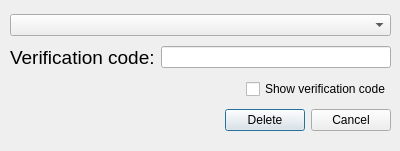
<?xml version="1.0" encoding="UTF-8"?>
<ui version="4.0">
 <class>Dialog_DOP</class>
 <widget class="QDialog" name="Dialog_DOP">
  <property name="geometry">
   <rect>
    <x>0</x>
    <y>0</y>
    <width>400</width>
    <height>151</height>
   </rect>
  </property>
  <property name="windowTitle">
   <string>Dialog</string>
  </property>
  <widget class="QWidget" name="layoutWidget">
   <property name="geometry">
    <rect>
     <x>10</x>
     <y>10</y>
     <width>381</width>
     <height>125</height>
    </rect>
   </property>
   <layout class="QVBoxLayout" name="verticalLayout">
    <item>
     <widget class="Click_ComboBox" name="comboBox"/>
    </item>
    <item>
     <layout class="QHBoxLayout" name="horizontalLayout_3">
      <item>
       <widget class="QLabel" name="label_2">
        <property name="text">
         <string>&lt;html&gt;&lt;head/&gt;&lt;body&gt;&lt;p&gt;&lt;span style=&quot; font-size:14pt;&quot;&gt;Verification code:&lt;/span&gt;&lt;/p&gt;&lt;/body&gt;&lt;/html&gt;</string>
        </property>
       </widget>
      </item>
      <item>
       <widget class="QLineEdit" name="lineEdit_2">
        <property name="echoMode">
         <enum>QLineEdit::Password</enum>
        </property>
       </widget>
      </item>
     </layout>
    </item>
    <item>
     <layout class="QHBoxLayout" name="horizontalLayout_6">
      <item>
       <spacer name="horizontalSpacer_3">
        <property name="orientation">
         <enum>Qt::Horizontal</enum>
        </property>
        <property name="sizeHint" stdset="0">
         <size>
          <width>40</width>
          <height>20</height>
         </size>
        </property>
       </spacer>
      </item>
      <item>
       <widget class="QCheckBox" name="checkBox">
        <property name="text">
         <string>Show verification code</string>
        </property>
       </widget>
      </item>
     </layout>
    </item>
    <item>
     <layout class="QHBoxLayout" name="horizontalLayout">
      <item>
       <spacer name="horizontalSpacer">
        <property name="orientation">
         <enum>Qt::Horizontal</enum>
        </property>
        <property name="sizeHint" stdset="0">
         <size>
          <width>40</width>
          <height>20</height>
         </size>
        </property>
       </spacer>
      </item>
      <item>
       <widget class="QPushButton" name="pushButton">
        <property name="text">
         <string>Delete</string>
        </property>
       </widget>
      </item>
      <item>
       <widget class="QPushButton" name="pushButton_2">
        <property name="text">
         <string>Cancel</string>
        </property>
       </widget>
      </item>
     </layout>
    </item>
   </layout>
  </widget>
 </widget>
 <customwidgets>
  <customwidget>
   <class>Click_ComboBox</class>
   <extends>QComboBox</extends>
   <header location="global">click_combobox.h</header>
  </customwidget>
 </customwidgets>
 <resources/>
 <connections>
  <connection>
   <sender>pushButton</sender>
   <signal>clicked()</signal>
   <receiver>Dialog_DOP</receiver>
   <slot>close()</slot>
   <hints>
    <hint type="sourcelabel">
     <x>242</x>
     <y>122</y>
    </hint>
    <hint type="destinationlabel">
     <x>62</x>
     <y>88</y>
    </hint>
   </hints>
  </connection>
  <connection>
   <sender>pushButton_2</sender>
   <signal>clicked()</signal>
   <receiver>Dialog_DOP</receiver>
   <slot>close()</slot>
   <hints>
    <hint type="sourcelabel">
     <x>328</x>
     <y>128</y>
    </hint>
    <hint type="destinationlabel">
     <x>110</x>
     <y>109</y>
    </hint>
   </hints>
  </connection>
 </connections>
</ui>
